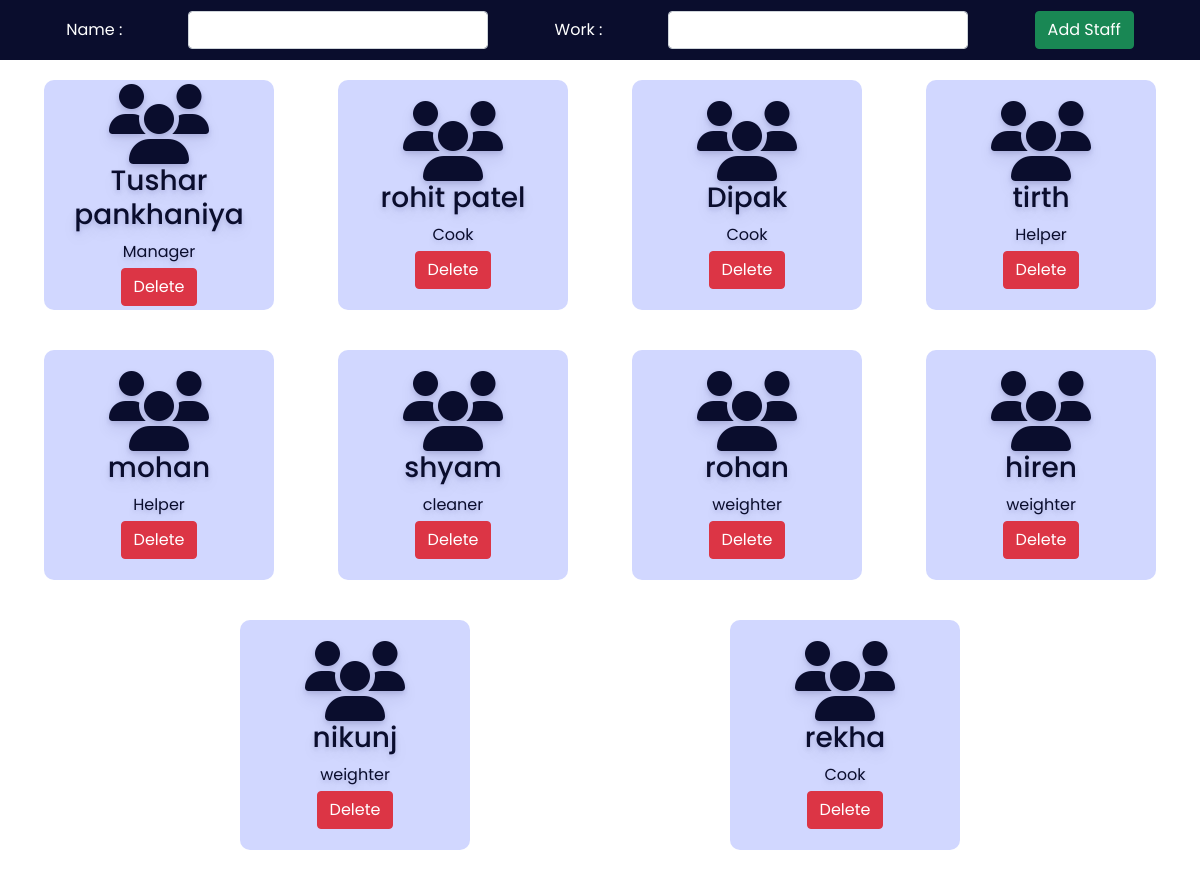
Before: /admin/staff.php with the older database file.
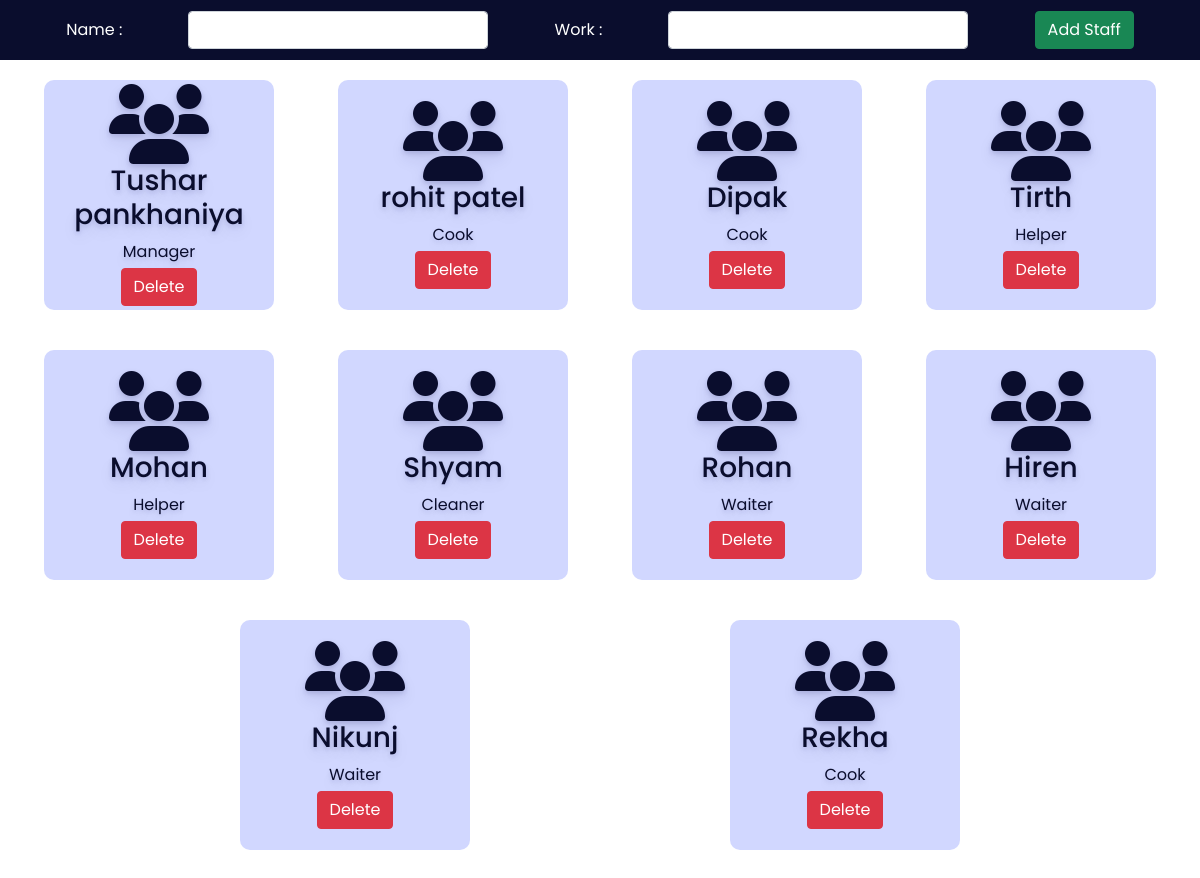
After: the same page with the newer database file.
### tables this page shows
CREATE TABLE `staff` (
  `id` int(30) NOT NULL,
  `name` varchar(30) NOT NULL,
  `work` varchar(30) NOT NULL
);

### admin/staff.php (the view, shortened to what this page needs)
<?php
include '../config.php';
?>
<!DOCTYPE html>
<html lang="en">
<head>
    <link rel="stylesheet" href="https://cdnjs.cloudflare.com/ajax/libs/font-awesome/6.2.0/css/all.min.css" />
    <link href="https://cdn.jsdelivr.net/npm/bootstrap@5.0.2/dist/css/bootstrap.min.css" rel="stylesheet">
    <link rel="stylesheet" href="css/room.css">
</head>
<body>
    <div class="addroomsection">
        <form action="" method="POST">
            <label for="troom">Name :</label>
            <input type="text" name="staffname" class="form-control">
            <label for="bed">Work :</label>
            <select name="staffwork" class="form-control">
                <option value selected></option>
                <option value="Manager">Manager</option>
            </select>
            <button type="submit" class="btn btn-success" name="addstaff">Add Staff</button>
        </form>
    </div>
    <div class="room">
    <?php
        $sql = "select * from staff";
        $re = mysqli_query($conn, $sql)
        ?>
        <?php
        while ($row = mysqli_fetch_array($re)) {
                echo "<div class='roombox'>
						<div class='text-center no-boder'>
                            <i class='fa fa-users fa-5x'></i>
							<h3>" . $row['name'] . "</h3>
                            <div class='mb-1'>" . $row['work'] . "</div>
                            <a href='staffdelete.php?id=". $row['id'] ."'><button class='btn btn-danger'>Delete</button></a>
						</div>
                    </div>";
        }
        ?>
    </div>
</body>
</html>

### admin/css/room.css (style rules this page uses)
:root { --bg-text-shadow: 0 2px 4px rgb(13 0 77 / 8%), 0 3px 6px rgb(13 0 77 / 8%), 0 8px 16px rgb(13 0 77 / 8%); --bg-box-shadow: 0px 0px 20px 6px rgba(8, 8, 15, 0.31); }
* { margin: 0; padding: 0; font-family: 'Poppins', sans-serif; }
.addroomsection { height: 60px; width: 100%; background-color: #0a0d2d; position:fixed; z-index: 100; }
.addroomsection form { height: 100%; display: flex; justify-content: space-evenly; align-items: center; }
.addroomsection form label { color: white; }
.addroomsection form select { width: 300px; }
.addroomsection form input { width: 300px; }
.room { display: flex; position: relative; top: 60px; height: 85vh; overflow-y: scroll; justify-content: space-evenly; flex-wrap: wrap; }
.roombox { height: 230px; width: 230px; margin: 20px; display: flex; flex-direction: column; justify-content: center; color: #0a0d2d; text-shadow: var(--bg-text-shadow); border-radius: 10px; }

### admin/staff.php (style rules this page uses)
.roombox { background-color: #d1d7ff; padding: 10px; }

Changed rows visible on the page:
changed staff: name "tirth" → "Tirth"
changed staff: name "mohan" → "Mohan"
changed staff: name "shyam" → "Shyam"; work "cleaner" → "Cleaner"
changed staff: name "rohan" → "Rohan"; work "weighter" → "Waiter"
changed staff: name "hiren" → "Hiren"; work "weighter" → "Waiter"
changed staff: name "nikunj" → "Nikunj"; work "weighter" → "Waiter"
changed staff: name "rekha" → "Rekha"
